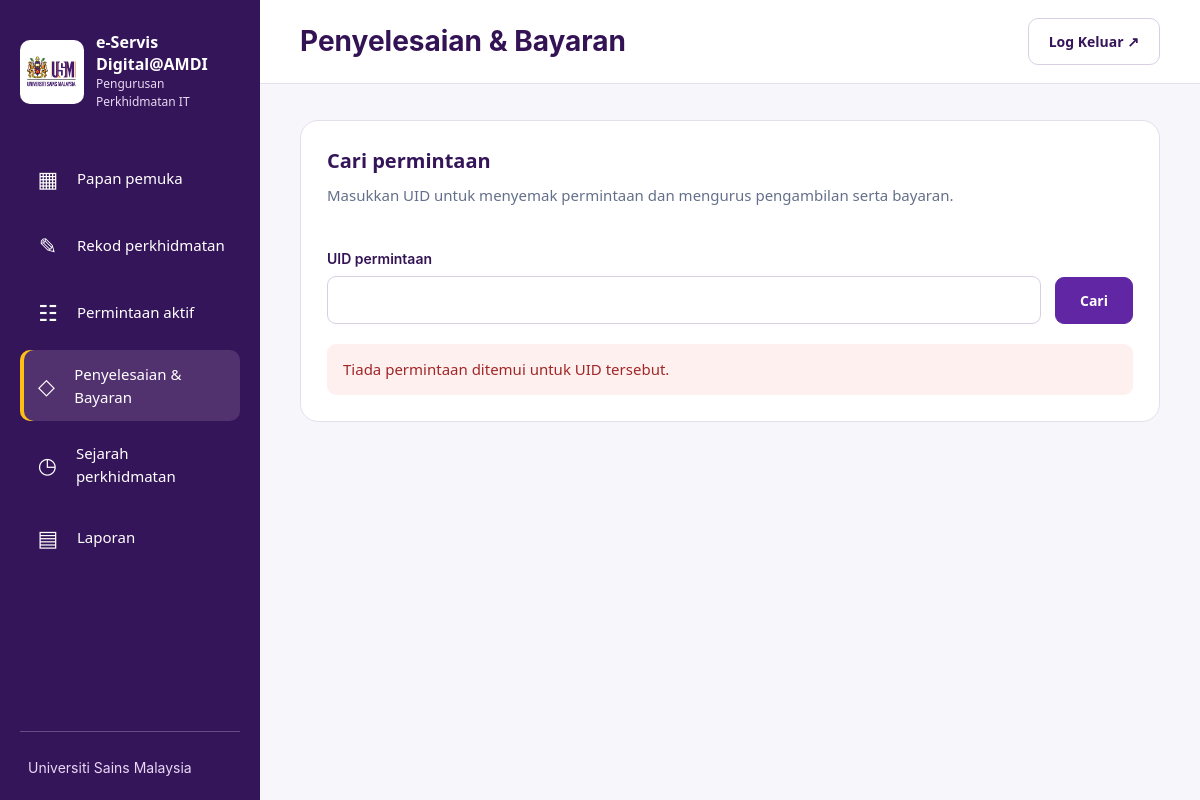
Page /payments/index.php?uid=1 (signed in) on the earlier database version.
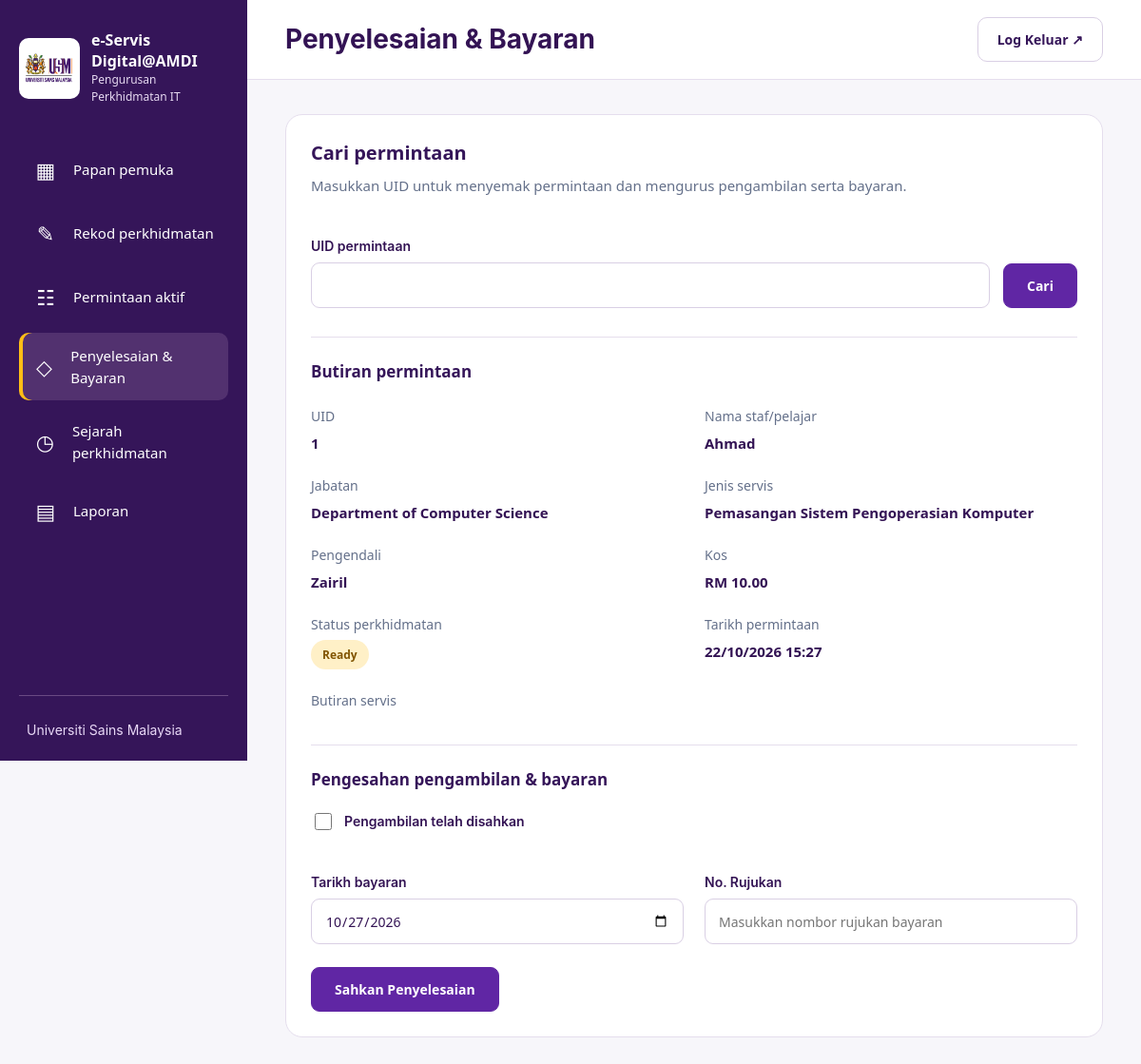
Same page on the later database version.
### tables this page shows
CREATE TABLE `service_requests` (
  `id` int(10) UNSIGNED NOT NULL,
  `uid` varchar(40) NOT NULL,
  `requester_name` varchar(150) NOT NULL,
  `department_id` int(10) UNSIGNED NOT NULL,
  `service_type_id` int(10) UNSIGNED NOT NULL,
  `service_details` text NOT NULL,
  `estimated_cost` decimal(10,2) NOT NULL,
  `requested_at` datetime NOT NULL,
  `handler_id` int(10) UNSIGNED NOT NULL,
  `status` enum('in_progress','ready','completed') NOT NULL DEFAULT 'in_progress',
  `ready_at` datetime DEFAULT NULL,
  `picked_up_at` datetime DEFAULT NULL,
  `payment_date` date DEFAULT NULL,
  `reference_no` varchar(100) DEFAULT NULL,
  `completed_at` datetime DEFAULT NULL,
  `created_by` int(10) UNSIGNED NOT NULL,
  `completed_by` int(10) UNSIGNED DEFAULT NULL,
  `created_at` datetime NOT NULL DEFAULT current_timestamp(),
  `updated_at` datetime NOT NULL DEFAULT current_timestamp() ON UPDATE current_timestamp(),
  `requester_phone` varchar(30) DEFAULT NULL,
  `requester_email` varchar(190) DEFAULT NULL,
  `device_ownership` enum('usm','personal') DEFAULT NULL,
  `device_type` varchar(30) DEFAULT NULL,
  `device_type_other` varchar(100) DEFAULT NULL,
  `device_brand` varchar(120) DEFAULT NULL,
  `device_model` varchar(150) DEFAULT NULL,
  `device_serial` varchar(150) DEFAULT NULL,
  `asset_number` varchar(150) DEFAULT NULL,
  `device_condition` enum('unchecked','good','damaged','off') DEFAULT NULL,
  `condition_notes` varchar(1000) DEFAULT NULL
);

CREATE TABLE `departments` (
  `id` int(10) UNSIGNED NOT NULL,
  `name` varchar(150) NOT NULL,
  `is_active` tinyint(1) NOT NULL DEFAULT 1
);

CREATE TABLE `service_types` (
  `id` int(10) UNSIGNED NOT NULL,
  `name` varchar(100) NOT NULL,
  `is_active` tinyint(1) NOT NULL DEFAULT 1
);

CREATE TABLE `handlers` (
  `id` int(10) UNSIGNED NOT NULL,
  `name` varchar(150) NOT NULL,
  `is_active` tinyint(1) NOT NULL DEFAULT 1
);

### includes/auth.php (called while the page is built, shortened)
<?php
function e(string $value): string {
    return htmlspecialchars($value, ENT_QUOTES, 'UTF-8');
}

### payments/index.php (the view, shortened to what the changed rows need)
<?php
require __DIR__ . '/../includes/auth.php';
require __DIR__ . '/../config/database.php';
$paymentDate = date('Y-m-d');
$referenceNo = '';
$pickupConfirmed = false;
$uidInput = $_SERVER['REQUEST_METHOD'] === 'POST'
    ? ($_POST['uid'] ?? '')
    : ($_GET['uid'] ?? '');
$uid = is_string($uidInput) ? trim($uidInput) : '';
$request = null;
$error = '';
$labels = [
    'in_progress' => 'In Progress',
    'ready' => 'Ready',
    'completed' => 'Completed',
];
if (isset($_GET['uid']) || $_SERVER['REQUEST_METHOD'] === 'POST') {
    if ($uid === '' || strlen($uid) > 40) {
        $error = 'Sila masukkan UID yang sah.';
    } else {
        try {
            $statement = $pdo->prepare(
                'SELECT
                    r.*,
                    d.name AS department_name,
                    t.name AS service_type_name,
                    h.name AS handler_name
                 FROM service_requests r
                 JOIN departments d ON d.id = r.department_id
                 JOIN service_types t ON t.id = r.service_type_id
                 JOIN handlers h ON h.id = r.handler_id
                 WHERE r.uid = :uid'
            );
            $statement->execute(['uid' => $uid]);
            $request = $statement->fetch(PDO::FETCH_ASSOC);
            if (!$request) {
                $error = 'Tiada permintaan ditemui untuk UID tersebut.';
            }
        } catch (PDOException $exception) {
            error_log('Payment search: ' . $exception->getMessage());
            $error = 'Carian gagal. Sila cuba lagi.';
        }
    }
}
?>
<!DOCTYPE html>
<html lang="ms">
<head>
    <link rel="stylesheet"
          href="<?= APP_BASE ?>/assets/css/style.css">
    <link rel="stylesheet"
          href="<?= APP_BASE ?>/assets/css/sidebar.css">
    <link rel="stylesheet"
          href="<?= APP_BASE ?>/assets/css/dashboard.css">
    <link rel="stylesheet"
          href="<?= APP_BASE ?>/assets/css/payments.css?v=20261027c">
</head>
<body class="workspace amdi-type">
    <div class="dashboard-area">
        <header class="dashboard-header">
            <h1>Penyelesaian &amp; Bayaran</h1>
        </header>
        <main class="dashboard-main" id="main-content" tabindex="-1">
            <section class="payment-panel">
                <h2>Cari permintaan</h2>
                <p>
                    Masukkan UID untuk menyemak permintaan
                    dan mengurus pengambilan serta bayaran.
                </p>
                <form method="get" class="uid-search">
                    <div class="uid-field">
                    </div>
                    <button type="submit" class="payment-primary">
                    </button>
                </form>
                <?php if ($error !== ''): ?>
    <p class="payment-message error" role="alert">
        <?= e($error) ?>
    </p>
<?php endif; ?>
<?php if ($request): ?>
    <h3 class="payment-result-title">Butiran permintaan</h3>
    <dl class="payment-details">
        <div>
            <dt>UID</dt>
            <dd><?= e($request['uid']) ?></dd>
        </div>
        <div>
            <dt>Nama staf/pelajar</dt>
            <dd><?= e($request['requester_name']) ?></dd>
        </div>
        <div>
            <dt>Jabatan</dt>
            <dd><?= e($request['department_name']) ?></dd>
        </div>
        <div>
            <dt>Jenis servis</dt>
            <dd><?= e($request['service_type_name']) ?></dd>
        </div>
        <div>
            <dt>Pengendali</dt>
            <dd><?= e($request['handler_name']) ?></dd>
        </div>
        <div>
            <dt>Kos</dt>
            <dd>
                RM <?= number_format(
                    (float) $request['estimated_cost'],
                    2
                ) ?>
            </dd>
        </div>
        <div>
            <dt>Status perkhidmatan</dt>
            <dd>
                <span class="status status-<?= e($request['status']) ?>">
                    <?= e($labels[$request['status']] ?? $request['status']) ?>
                </span>
            </dd>
        </div>
        <div>
            <dt>Tarikh permintaan</dt>
            <dd>
                <?= e(date(
                    'd/m/Y H:i',
                    strtotime($request['requested_at'])
                )) ?>
            </dd>
        </div>
        <div class="payment-wide">
            <dt>Butiran servis</dt>
        </div>
    </dl>
    <?php if ($request['status'] === 'in_progress'): ?>
        <p class="payment-message">
            Servis masih dalam proses dan belum sedia untuk diambil.
        </p>
    <?php elseif ($request['status'] === 'ready'): ?>
    <h3 class="payment-result-title">
        Pengesahan pengambilan &amp; bayaran
    </h3>
    <form method="post"
          action="<?= APP_BASE ?>/payments/index.php"
          class="completion-form">
        <label class="pickup-check">
            <input
                type="checkbox"
                name="pickup_confirmed"
                value="1"
                <?= $pickupConfirmed ? 'checked' : '' ?>
                required
            >
            <span>Pengambilan telah disahkan</span>
        </label>
        <div class="payment-details">
            <div class="uid-field">
                <label for="payment_date">Tarikh bayaran</label>
                <input
                    type="date"
                    id="payment_date"
                    name="payment_date"
                    value="<?= e($paymentDate) ?>"
                    min="1000-01-01"
                    max="<?= e(date('Y-m-d')) ?>"
                    required
                >
            </div>
            <div class="uid-field">
                <label for="reference_no">No. Rujukan</label>
                <input
                    type="text"
                    id="reference_no"
                    name="reference_no"
                    value="<?= e($referenceNo) ?>"
                    placeholder="Masukkan nombor rujukan bayaran"
                    maxlength="100"
                    required
                >
            </div>
        </div>
        <button type="submit" class="payment-primary">
            Sahkan Penyelesaian
        </button>
    </form>
    <?php endif; ?>
<?php endif; ?>
            </section>
        </main>
    </div>
</body>
</html>

Differences in the rows shown:
now on this page (row edited): service_requests: uid "1", requester_name "Ahmad", department.name "Department of Computer Science", service_type.name "Pemasangan Sistem Pengoperasian Komputer", handler.name "Zairil", estimated_cost "10.00", status "Ready", requested_at "22/10/2026 15:27"
changed service_requests: status "in_progress" → "ready" (drawn)
Other differences:
form field pickup_confirmed: (not shown) → "☐"
form field payment_date: (not shown) → "10/27/2026"
$error: "Tiada permintaan ditemui untuk UID tersebut." → (not shown)
text now shown: "Butiran permintaan UID Nama staf/pelajar Jabatan Jenis servis Pengendali Kos RM Status perkhidmatan Tarikh permintaan Butiran servis Pengesahan pengambilan & bayaran Pengambilan telah disahkan Tarikh bayaran No. Rujukan Sahkan Penyelesaian"
